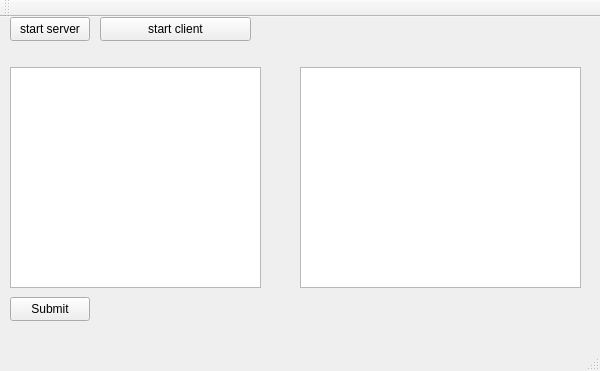
<?xml version="1.0" encoding="UTF-8"?>
<ui version="4.0">
 <class>guiClass</class>
 <widget class="QMainWindow" name="guiClass">
  <property name="geometry">
   <rect>
    <x>0</x>
    <y>0</y>
    <width>600</width>
    <height>371</height>
   </rect>
  </property>
  <property name="windowTitle">
   <string>gui</string>
  </property>
  <widget class="QWidget" name="centralWidget">
   <widget class="QPushButton" name="button">
    <property name="geometry">
     <rect>
      <x>10</x>
      <y>0</y>
      <width>80</width>
      <height>24</height>
     </rect>
    </property>
    <property name="text">
     <string>start server</string>
    </property>
   </widget>
   <widget class="QPushButton" name="button2">
    <property name="geometry">
     <rect>
      <x>100</x>
      <y>0</y>
      <width>151</width>
      <height>24</height>
     </rect>
    </property>
    <property name="text">
     <string>start client</string>
    </property>
   </widget>
   <widget class="QTextEdit" name="inputArea">
    <property name="geometry">
     <rect>
      <x>10</x>
      <y>50</y>
      <width>251</width>
      <height>221</height>
     </rect>
    </property>
   </widget>
   <widget class="QTextBrowser" name="outputArea">
    <property name="geometry">
     <rect>
      <x>300</x>
      <y>50</y>
      <width>281</width>
      <height>221</height>
     </rect>
    </property>
   </widget>
   <widget class="QPushButton" name="submit">
    <property name="geometry">
     <rect>
      <x>10</x>
      <y>280</y>
      <width>80</width>
      <height>24</height>
     </rect>
    </property>
    <property name="text">
     <string>Submit</string>
    </property>
   </widget>
  </widget>
  <widget class="QMenuBar" name="menuBar">
   <property name="geometry">
    <rect>
     <x>0</x>
     <y>0</y>
     <width>600</width>
     <height>21</height>
    </rect>
   </property>
  </widget>
  <widget class="QToolBar" name="mainToolBar">
   <attribute name="toolBarArea">
    <enum>TopToolBarArea</enum>
   </attribute>
   <attribute name="toolBarBreak">
    <bool>false</bool>
   </attribute>
  </widget>
  <widget class="QStatusBar" name="statusBar"/>
 </widget>
 <layoutdefault spacing="6" margin="11"/>
 <resources>
  <include location="gui.qrc"/>
 </resources>
 <connections/>
</ui>
